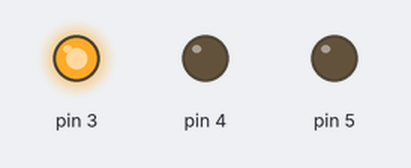
This sketch was run on a simulated Arduino Uno, built with avr-gcc and run on an emulated ATmega328P. Parts: output pins drawn as LEDs (lit = HIGH).

Above: at 0.02 s.
At 0.72 s:
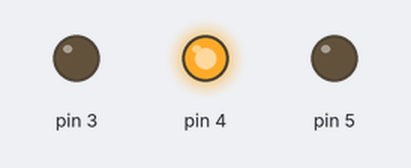
At 1.42 s:
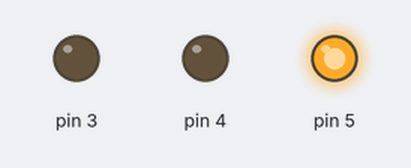
At 2.87 s:
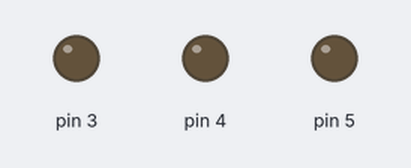
Timing chart, 0 to 3.2 s (numbered marks = the images above):
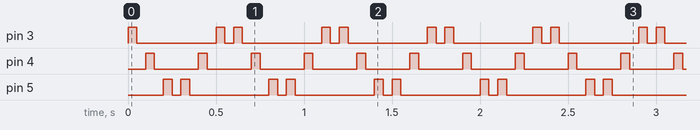

Measured:
- by itself, pin 3: repeats every 0.60 s: LOW 0.45 s, HIGH 0.05 s, LOW 0.05 s, HIGH 0.05 s
- by itself, pin 4: alternates HIGH for 0.05 s and LOW for 0.25 s
- by itself, pin 5: repeats every 0.60 s: LOW 0.05 s, HIGH 0.05 s, LOW 0.45 s, HIGH 0.05 s

The sketch:

reto_04_a.ino
```cpp
int n = 0;
int tiempo = 50;

void setup() { //comienza la configuración
  for (n = 3; n < 6; n++) {
    pinMode(n, OUTPUT);
  }
}

void loop() {
  for (n = 3; n < 6; n++) {
    digitalWrite (n, HIGH);
    delay(tiempo);
    digitalWrite (n, LOW);
    delay(tiempo);
  }
  for (n = 5; n >= 3; n--) {
    digitalWrite (n, HIGH);
    delay(tiempo);
    digitalWrite (n, LOW);
    delay(tiempo);
  }
}
```
